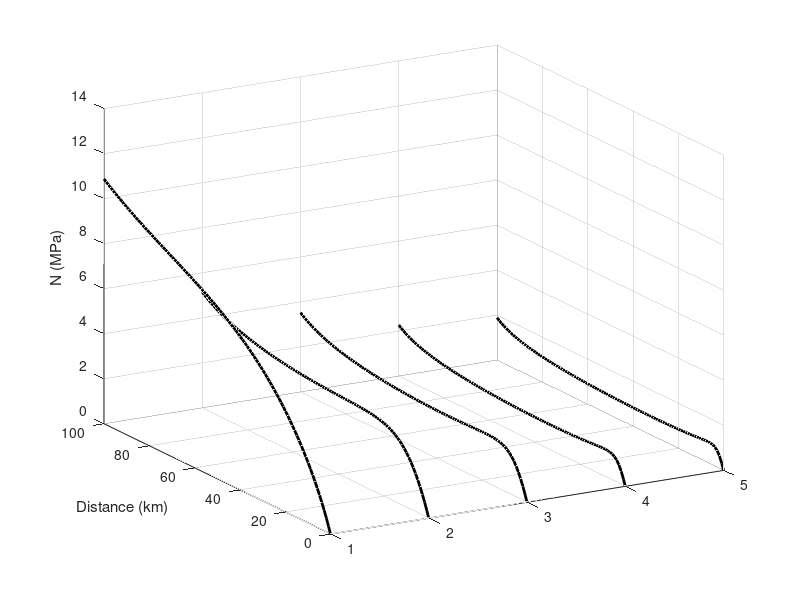

The MATLAB source for this figure:
clear, clc

load N_A1.mat
load N_A2.mat
load N_A3.mat
load N_A4.mat
load N_A5.mat

dx = 1000;
x = 0:dx:100*1000;
M = length(x);

y1 = 1*ones(1,M);
y2 = 2*ones(1,M);
y3 = 3*ones(1,M);
y4 = 4*ones(1,M);
y5 = 5*ones(1,M);

figure
hold on
plot3(x/1000, y1, fliplr(N_A1/1e6), 'k', 'linewidth', 2)
plot3(x/1000, y2, fliplr(N_A2/1e6), 'k', 'linewidth', 2)
plot3(x/1000, y3, fliplr(N_A3/1e6), 'k', 'linewidth', 2)
plot3(x/1000, y4, fliplr(N_A4/1e6), 'k', 'linewidth', 2)
plot3(x/1000, y5, fliplr(N_A5/1e6), 'k', 'linewidth', 2)
grid on

xlabel('Distance (km)')
zlabel('N (MPa)')
zlim([0, 14])
set(gca, 'YDir', 'reverse')

set(gcf, 'position', [460 101 744 553])

view(-120, 22)